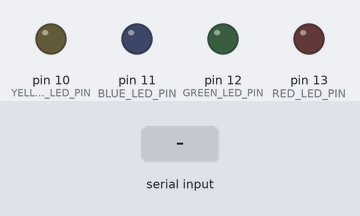
Bench run of a sketch on a simulated Arduino Uno, built with avr-gcc and run on an emulated ATmega328P. Shown: output pins drawn as LEDs (lit = HIGH). The inputs (shaded band) are chosen by the test bench.

Above: at 1.2 s.
1.3 s: "R" received over Serial
At 2.1 s:
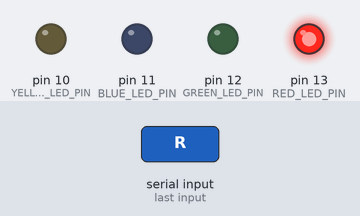
2.8 s: "G" received over Serial
At 3.3 s:
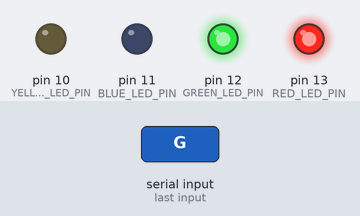
4.3 s: "B" received over Serial
At 5.5 s:
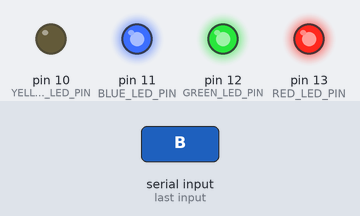
5.8 s: "Y" received over Serial
At 6.7 s:
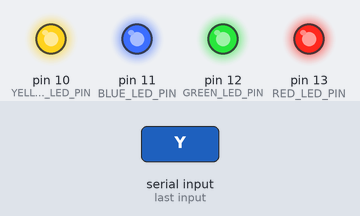
Timing chart, 0 to 8.3 s (numbered marks = the images above; inputs shaded):
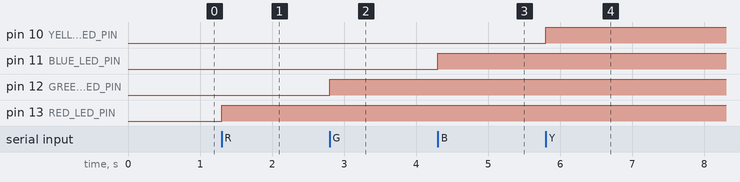

The sketch:

ComputerVisionProj_ArduinoCode.ino
```cpp
// Define the LED pins
const int RED_LED_PIN = 13;
const int GREEN_LED_PIN = 12;
const int BLUE_LED_PIN = 11;
const int YELLOW_LED_PIN = 10;

void setup() {

    // Initialize serial communication at 9600 baud rate
    Serial.begin(9600);

    // Initialize LED pins as outputs
    pinMode(RED_LED_PIN, OUTPUT);
    pinMode(GREEN_LED_PIN, OUTPUT);
    pinMode(BLUE_LED_PIN, OUTPUT);
    pinMode(YELLOW_LED_PIN, OUTPUT);
}

void loop() {

    // Check if data is available to read
    if (Serial.available() > 0) {
        // Read the incoming character
        char receivedChar = Serial.read();
        // Control LEDs based on the received character
        switch(receivedChar) {

            case 'R':
                digitalWrite(RED_LED_PIN, HIGH);
                break;
            case 'G':
                digitalWrite(GREEN_LED_PIN, HIGH);
                break;
            case 'B':
                digitalWrite(BLUE_LED_PIN, HIGH);
                break;
            case 'Y':
                digitalWrite(YELLOW_LED_PIN, HIGH);
                break;

        }
    }
}
```

Measured:
- after the input at 1.3 s, pin 13 (RED_LED_PIN): LOW → HIGH at once
- after the input at 2.8 s, pin 12 (GREEN_LED_PIN): LOW → HIGH at once
- after the input at 4.3 s, pin 11 (BLUE_LED_PIN): LOW → HIGH at once
- after the input at 5.8 s, pin 10 (YELLOW_LED_PIN): LOW → HIGH at once
